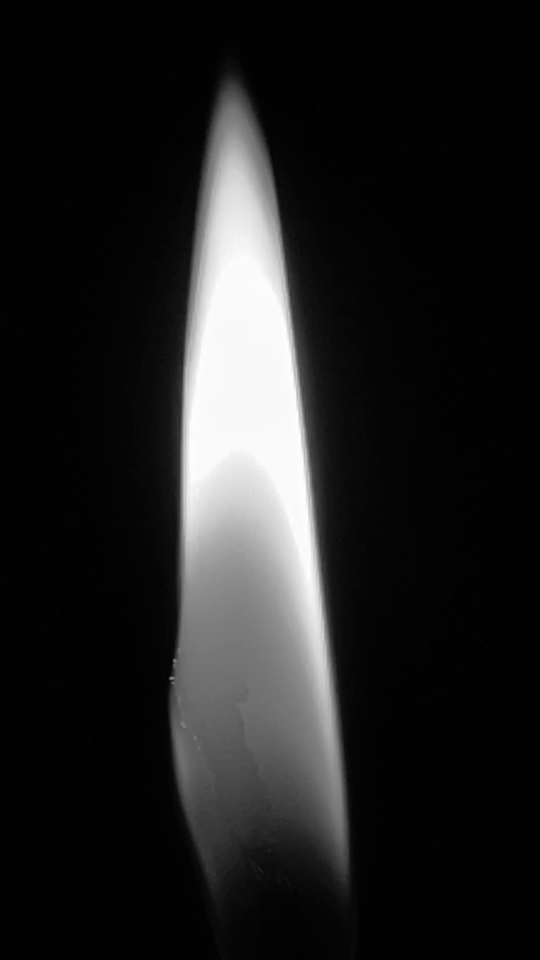
#> input picture flame-flicker-source-pngs/high-rez-flame-flicker/005.png, 540 x 960 px
$ python convert-flame-flicker.py high-rez-flame-flicker/005.png
#> lines starting #> are read from the running program, lines starting #| are printed output that depends on the picture
# Hasty conversion utility for flame pendant project.  Takes a bunch of
# images (filenames received on command line) and outputs a big C array
# to use with the accompanying Arduino sketch.
# Typical invocation: python convert.py *.png > data.h
# Inputs are assumed valid; this does NOT perform extensive checking to
# confirm all images are the same size, etc.
# Requires Python and Python Imaging Library.

# from PIL import Image
from PIL import Image
import sys

# --------------------------------------------------------------------------

cols     = 12 # Current column number in output (force indent on first one)
byteNum  = 0
numBytes = 0

def writeByte(n):
	global cols, byteNum, numBytes

	cols += 1                      # Increment column #
	if cols >= 12:                 # If max column exceeded...
		print                  # end current line
		sys.stdout.write("  ") # and start new one
		cols = 0               # Reset counter
	sys.stdout.write("{0:#0{1}X}".format(n, 4))
	byteNum += 1
	if byteNum < numBytes:
		sys.stdout.write(",")
		if cols < 11:
			sys.stdout.write(" ")

# --------------------------------------------------------------------------

prior    = None
bytes    = 0
numBytes = 0xFFFF

sys.stdout.write("const uint8_t PROGMEM animationFlicker[] = {")

for name in sys.argv[1:]: # For each image passed to script...
	image = Image.open(name)
#> image is the input picture: PIL image 540x960 RGB; min 0, max 255, mean 32.7
	image.pixels = image.load()
	if image.mode != 'L': # Not grayscale? Convert it
		image = image.convert("L")
#> image: PIL image 540x960 L
		image.pixels = image.load()
	# Gamma correction:
	for y in range(image.size[1]):
		for x in range(image.size[0]):
			image.pixels[x, y] = int(pow(
			  (image.pixels[x, y] / 255.0), 2.7) * 255.0 + 0.5)

	if prior:
		# Determine bounds of changed area
		x1 = image.size[0]
		y1 = image.size[1]
		x2 = y2 = -1
		for y in range(image.size[1]):
			for x in range(image.size[0]):
				if image.pixels[x, y] != prior.pixels[x, y]:
					if x < x1: x1 = x
					if x > x2: x2 = x
					if y < y1: y1 = y
					if y > y2: y2 = y
	else:
		# First image = full frame
		x1 = y1 = 0
		x2 = 8
		y2 = 15

	# Column major!
	writeByte((x1 << 4) | y1) # Top left corner
	writeByte((x2 << 4) | y2) # Bottom right corner
	bytes += 2
	for x in range(x1, x2 + 1):
		for y in range(y1, y2 + 1):
			writeByte(image.pixels[x, y])
			bytes += 1
#> after the loop, bytes = 146

	prior = image
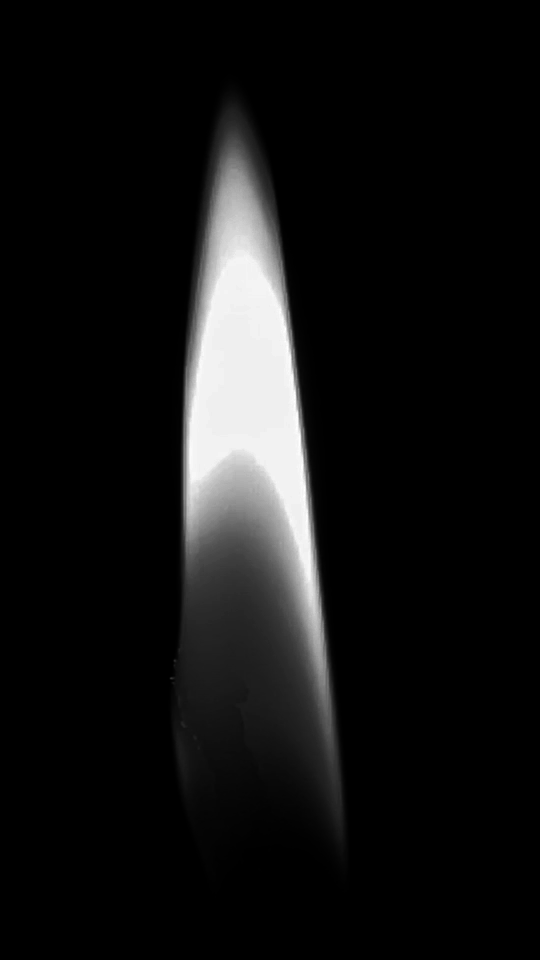
#> prior: PIL image 540x960 L; min 0, max 255, mean 19

writeByte(0xFF) # EOD marker
bytes += 1
#> bytes = 147

print( "};")
print
print( "// " + str(bytes) + " bytes")
#| // 147 bytes

$ run again, on flame-flicker-source-pngs/high-rez-flame-flicker/020.png
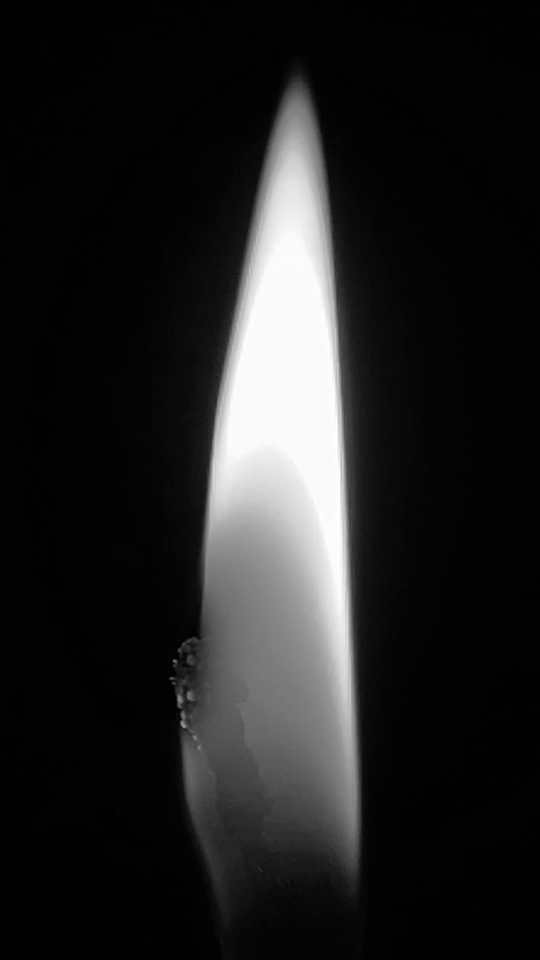
#> input picture flame-flicker-source-pngs/high-rez-flame-flicker/020.png, 540 x 960 px
#> image is the input picture: PIL image 540x960 RGB; min 0, max 255, mean 33.7
#> image: PIL image 540x960 L
#> after the loop `for x in range(x1, x2 + 1):`: bytes = 146
#> `prior = image`:
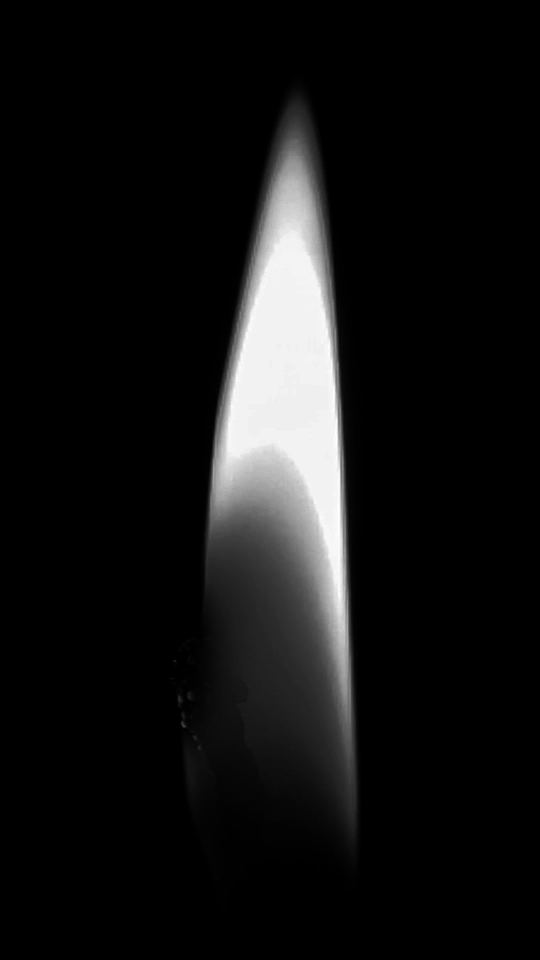
#> prior: PIL image 540x960 L; min 0, max 255, mean 19.4
#> `bytes += 1`: bytes = 147
#| // 147 bytes
